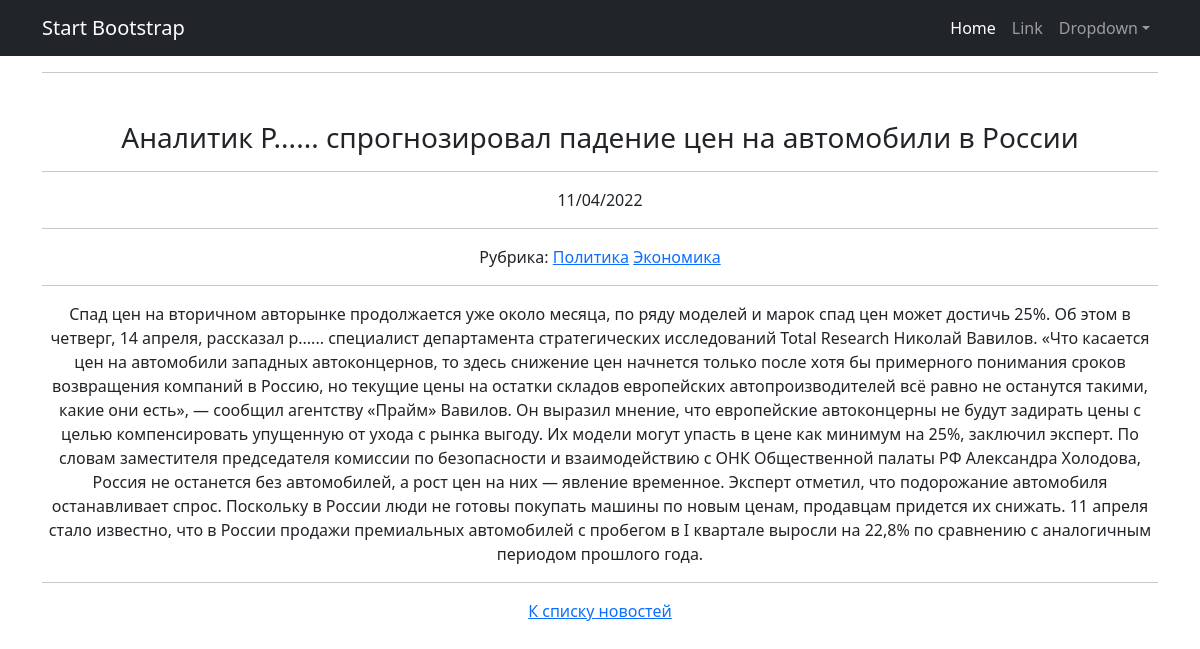
Screenshot of /news/1 with the database file from the repository.
### news/models.py (models this page shows, shortened)
class Post(models.Model):
    author = models.ForeignKey(Author, on_delete=models.CASCADE)
    timeAdding = models.DateTimeField(auto_now_add=True)
    title = models.CharField(max_length=128)
    NEWS = 'NW'
    ARTICLE = 'AR'
    CATEGORY_CHOICES = (
        (NEWS, 'Новость'),
        (ARTICLE, 'Статья'),
    )
    postType = models.CharField(max_length=2, choices=CATEGORY_CHOICES, default=NEWS)
    postCategory = models.ManyToManyField(Category, through='PostCategory')
    text = models.TextField()
    rating = models.SmallIntegerField(default=0)
    class Meta:
        verbose_name = 'Пост'
        verbose_name_plural = 'Посты'

class Category(models.Model):
    name = models.CharField(max_length=32, unique=True)
    subscribers = models.ManyToManyField(User)
    class Meta:
        verbose_name = 'Категория'
        verbose_name_plural = 'Категории'

### news/views.py (the view)
# urls.py: path('news/<int:pk>', PostDetail.as_view(), name='post_detail'),
class PostDetail(DetailView):
    model = Post
    template_name = 'post.html'
    context_object_name = 'post_detail'

### news/templatetags/custom_filters.py (called while the page is built)
@register.filter()
def censor(value):
    try:
        tmp_str = str(value)
        censor_dict = {
            'Редиска': 'Р......',
            'редиска': 'р......',
        }
        for i, j in censor_dict.items():
            tmp_str = tmp_str.replace(i, j)
        return tmp_str
    except:
        print('Ошибка!')

### templates/post.html (shortened to what this page needs)
{% extends 'flatpages/default.html' %}
{% load custom_filters %}
{% block content %}
    <td><h3>{{post_detail.title|censor}}</h3></td>
    <hr>
    <td>{{post_detail.timeAdding|date:'d/m/Y'}}</td>
    <hr>
    <td>
        Рубрика:
        {% for cat in post_detail.postCategory.all %}
        <a href="{% url 'category_detail' cat.id %}">{{ cat.name }}</a>
        {% endfor %}
    </td>
    <hr>
    <td>{{post_detail.text|censor}}</td>
{% endblock content %}
{% block footer %}
    <a href="{% url 'news_list' %}">К списку новостей</a>
{% endblock footer %}

### rows the page displays
Post: title|censor "Аналитик Р...... спрогнозировал падение цен на автомобили в России", timeAdding "11/04/2022", text|censor "Спад цен на вторичном авторынке продолжается уже около месяца, по ряду моделей и марок спад цен может достичь 25%. Об этом в четверг, 14 апреля, рассказал р...... специалист департамента стратегических исследований Total Research Николай Вавилов. «Что касается цен на автомобили западных автоконцернов, то здесь снижение цен начнется только после хотя бы примерного понимания сроков возвращения компаний в Россию, но текущие цены на остатки складов европейских автопроизводителей всё равно не останутся такими, какие они есть», — сообщил агентству «Прайм» Вавилов. Он выразил мнение, что европейские автоконцерны не будут задирать цены с целью компенсировать упущенную от ухода с рынка выгоду. Их…"
Category: name "Политика"
Category: name "Экономика"
